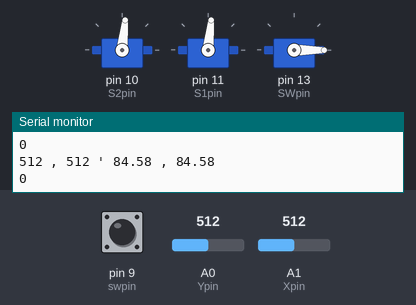
Bench run of a sketch on a simulated Arduino Uno, built with avr-gcc and run on an emulated ATmega328P. On the bench: 3 × servo, the last lines printed to the serial monitor. The inputs (shaded band) are chosen by the test bench; at power-on: pin 9 (swpin) HIGH, A0 (Ypin) = 512, A1 (Xpin) = 512.

Above: at 1.3 s.
1.4 s: pin 9 (swpin) pulled LOW for 3.2 s
At 5.7 s:
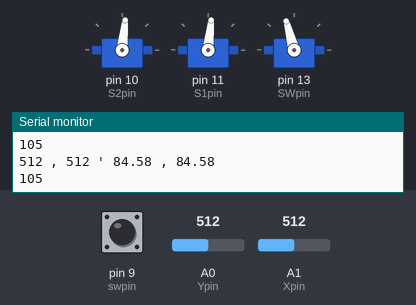
6.1 s: A0 (Ypin) set to 716
At 7.5 s:
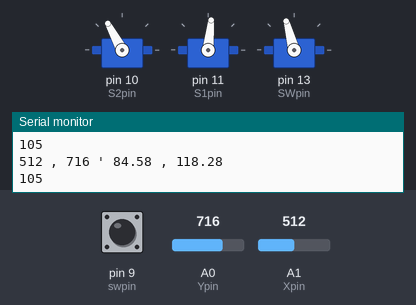
8.0 s: A1 (Xpin) set to 716
At 8.9 s:
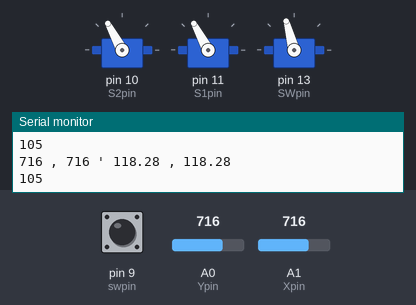
9.5 s: pin 9 (swpin) pulled LOW for 0.6 s
At 10.7 s:
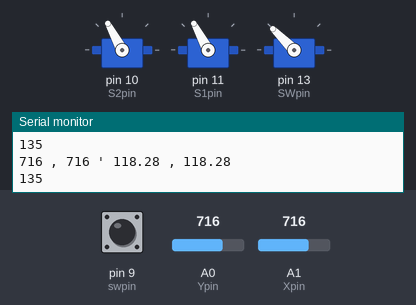
11.6 s: A0 (Ypin) set to 900
At 12.5 s:
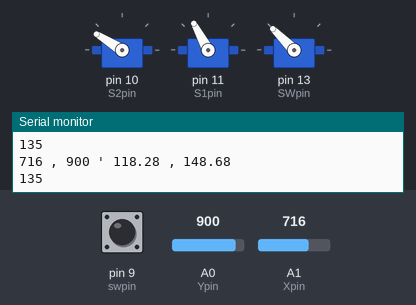
13.5 s: A1 (Xpin) set to 900
At 13.8 s:
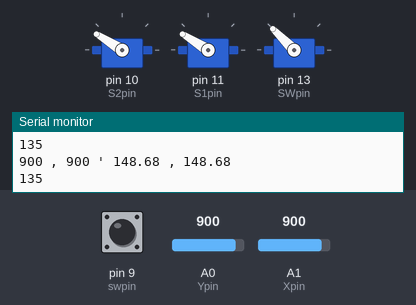
Timing chart, 0 to 16.0 s (numbered marks = the images above; inputs shaded):
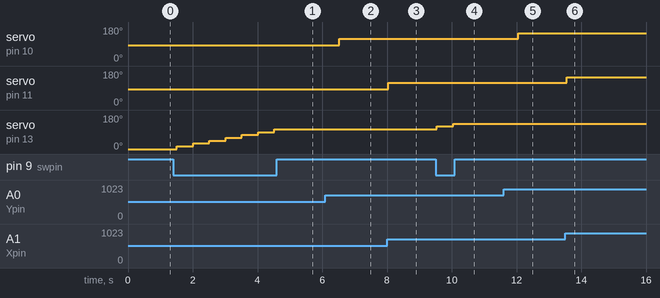

The sketch:

robotic_arm_phase_1.ino
```cpp
#include<Servo.h>
Servo xservo;
Servo yservo;
Servo swservo;
int SWpin=13;
int Ypin=A0;
int S1pin=11;
int S2pin=10;
float sval1;
float sval2;
int Xpin=A1;
int swpin=9;
int d=500;
int xval;
int yval;
int swval;
int servostate;
void setup() {
  Serial.begin(9600);
  pinMode(Xpin,INPUT);
  pinMode(Ypin,INPUT);
pinMode(S1pin,OUTPUT);
pinMode(S2pin,OUTPUT);
pinMode(swpin,INPUT);
yservo.attach(S2pin);
xservo.attach(S1pin);
swservo.attach(SWpin);
digitalWrite(swpin,HIGH);
}

void loop() {
  xval=analogRead(Xpin);
  yval=analogRead(Ypin);
  Serial.print(xval);
  Serial.print(" , ");
  Serial.print(yval);
  sval1=(84.5/511.5)*(xval-511.5)+84.5;
  sval2=(84.5/511.5)*(yval-511.5)+84.5;
  Serial.print(" ' ");
  Serial.print(sval1);
  Serial.print(" , ");
  Serial.println(sval2);
  xservo.write(sval1);
  yservo.write(sval2);

swval=digitalRead(swpin);
if(swval==0){

  servostate=servostate+15;
}
if(servostate>170){

  servostate=0;
}
Serial.println(servostate);
swservo.write(servostate);
delay(d);


}
```

Measured:
- after the input at 1.4 s, servo on pin 13 (SWpin): moves from 0° to 105° over 3.0 s, starting after 0.11 s
- after the input at 6.1 s, servo on pin 10 (S2pin): 84° → 118° after 0.43 s
- after the input at 8.0 s, servo on pin 11 (S1pin): 84° → 118° at once
- after the input at 9.5 s, servo on pin 13 (SWpin): 105° → 120° at once, → 135° 0.50 s later
- after the input at 11.6 s, servo on pin 10 (S2pin): 118° → 148° after 0.45 s
- after the input at 13.5 s, servo on pin 11 (S1pin): 118° → 148° after 0.05 s
